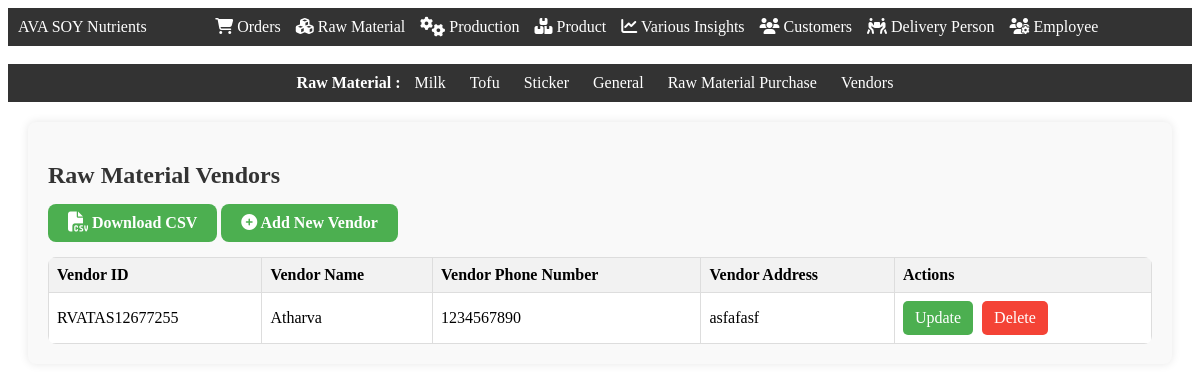
Page /raw_material_vendor (signed in) on the committed database.
### app.py (models this page shows)
class RawMaterialVendor(db.Model):
    VendorID = db.Column(db.String(60), primary_key=True)
    VendorName = db.Column(db.String(255))
    VendorPhoneNumber = db.Column(db.String(20))
    VendorAddress = db.Column(db.String(255))

### app.py (the view)
@app.route('/raw_material_vendor', methods=["GET", "POST"])
def raw_material_vendor():
    if session['LoggedIn']==True and (session['Designation']=="Admin" or  session['Designation']=="Production Manager"):
        vendors = RawMaterialVendor.query.all()
        return render_template('raw_material_vendor.html', vendors=vendors)

### templates/raw_material_vendor.html (shortened to what this page needs)
<!DOCTYPE html>
<html lang="en">
<head>
    <link rel="stylesheet" href="{{ url_for('static', filename='css/navbar.css') }}">
    <link rel="stylesheet" href="https://cdnjs.cloudflare.com/ajax/libs/font-awesome/6.5.1/css/all.min.css" />
</head>
<body>
  <div class="navbar">
    <div class="navbar-left">AVA SOY Nutrients</div>
    <div class="navbar-center">
        <a href="/orders"><i class="fa-solid fa-cart-shopping"></i> Orders</a>
        <a href="/inventory"><i class="fa-solid fa-cubes"></i> Raw Material</a>
        <a href="/production"><i class="fa-solid fa-gears fa-lg"></i> Production</a>
        <a href="/product"><i class="fa-solid fa-boxes-stacked"></i> Product</a>
        <a href="/variousinsights"><i class="fa-solid fa-chart-line"></i> Various Insights</a>
        <a href="/customers"><i class="fa-solid fa-users"></i> Customers</a>
        <a href="/delivery_person"><i class="fa-solid fa-people-carry-box"></i> Delivery Person</a>
        <a href="/employee"><i class="fa-solid fa-users-gear"></i> Employee</a>
    </div>
</div>
    <br>
    <div class="second-navbar">
        <b>Raw Material : </b>
        <a href="/inventory_milk">Milk</a>
        <a href="/inventory_tofu">Tofu</a>
        <a href="/sticker">Sticker</a>
        <a href="/inventory_general">General</a>
        <a href="/inventory_purchase">Raw Material Purchase</a>
        <a href="/raw_material_vendor">Vendors</a>
    </div>
    <div class="container">
        <div class="row" style="display: flex; justify-content: space-between; align-items: center;">
            <h2>Raw Material Vendors</h2>
        </div>
        <a href="/download_raw_material_vendors_csv" class="add-item-btn"><i class="fa-solid fa-file-csv fa-lg"></i><b> Download CSV</b></a>
        <a href="/open_add_raw_material_vendor" class="add-item-btn"><i class="fa-solid fa-circle-plus"></i><b> Add New Vendor</b></a>
        {% if vendors|length == 0  %}
            <div class="alert" role="alert">
                <i class="fa-solid fa-face-sad-tear fa-lg"></i>
                No raw material vendors found. Please add your first vendor!
            </div>
        {% else %}
            <table>
                <thead>
                    <tr>
                        <th>Vendor ID</th>
                        <th>Vendor Name</th>
                        <th>Vendor Phone Number</th>
                        <th>Vendor Address</th>
                        <th>Actions</th>
                    </tr>
                </thead>
                <tbody>
                    {% for vendor in vendors %}
                        <tr>
                            <td>{{ vendor.VendorID }}</td>
                            <td>{{ vendor.VendorName }}</td>
                            <td>{{ vendor.VendorPhoneNumber }}</td>
                            <td>{{ vendor.VendorAddress }}</td>
                            <td class="action-cell">
                                <a href="/open_update_raw_material_vendor/{{ vendor.VendorID }}" class="action-btn btn-success">Update</a>
                                <a href="#" onclick="confirmDelete('{{ vendor.VendorID }}');" class="action-btn btn-danger">Delete</a>
                            </td>
                        </tr>
                    {% endfor %}
                </tbody>
            </table>
        {% endif %}
    </div>
</body>
</html>

### static/css/navbar.css (style rules this page uses)
.navbar { background-color: #333; color: white; display: flex; justify-content: space-between; align-items: center; padding: 10px; }
.navbar-center { flex: 1; display: flex; justify-content: center; }
.navbar-center a { color: white; text-decoration: none; margin-right: 15px; }

### templates/raw_material_vendor.html (style rules this page uses)
.container { margin: 20px; padding: 20px; border-radius: 8px; background-color: #f9f9f9; box-shadow: 0 0 10px rgba(0, 0, 0, 0.1); }
h2 { font-size: 24px; margin-bottom: 15px; color: #333; }
table { width: 100%; border-collapse: collapse; background-color: #fff; border-radius: 8px; overflow: hidden; }
table th, table td { border: 1px solid #ddd; padding: 8px; text-align: left; }
thead { background-color: #f2f2f2; }
.action-btn { display: inline-block; padding: 8px 12px; margin-right: 5px; border-radius: 5px; text-decoration: none; transition: background-color 0.3s ease; }
.btn-success { background-color: #4CAF50; color: white; }
.btn-danger { background-color: #f44336; color: white; }
.second-navbar { background-color: #333; color: #fff; text-align: center; padding: 10px 0; }
.second-navbar a { color: #fff; text-decoration: none; margin: 0 10px; }
.add-item-btn { background-color: #4CAF50; border: none; color: white; padding: 10px 20px; text-align: center; text-decoration: none; font-size: 16px; margin-bottom: 15px; cursor: pointer; border-radius: 8px; display: inline-block; transition: background-color 0.3s ease; }

### rows in the picture
RawMaterialVendor: VendorID "RVATAS12677255", VendorName "Atharva", VendorPhoneNumber "1234567890", VendorAddress "asfafasf"
